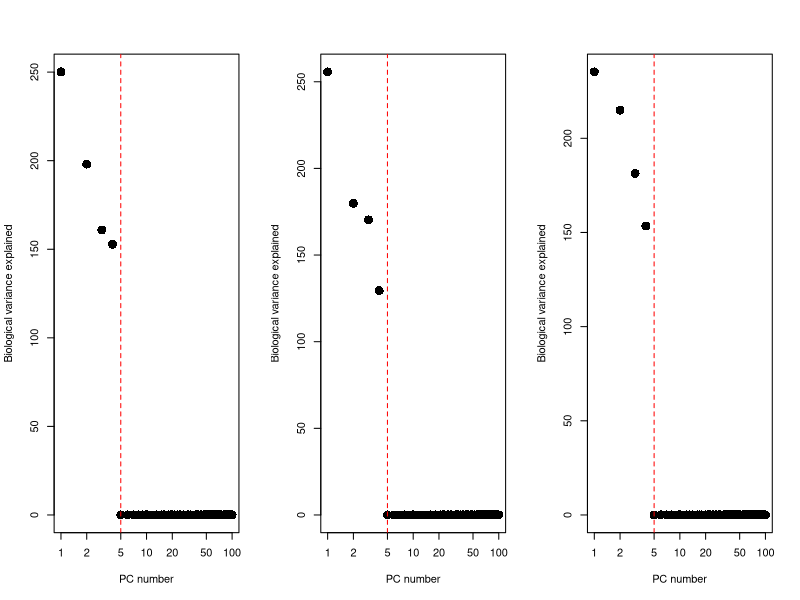
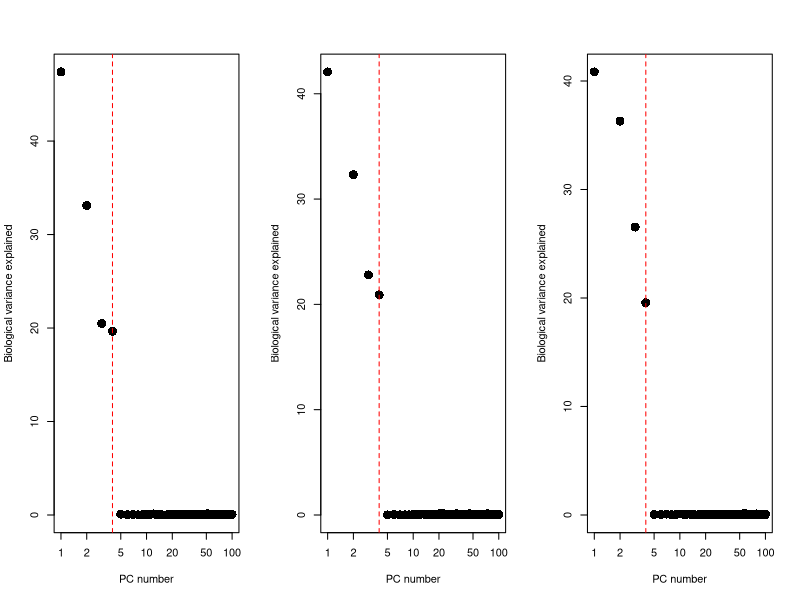
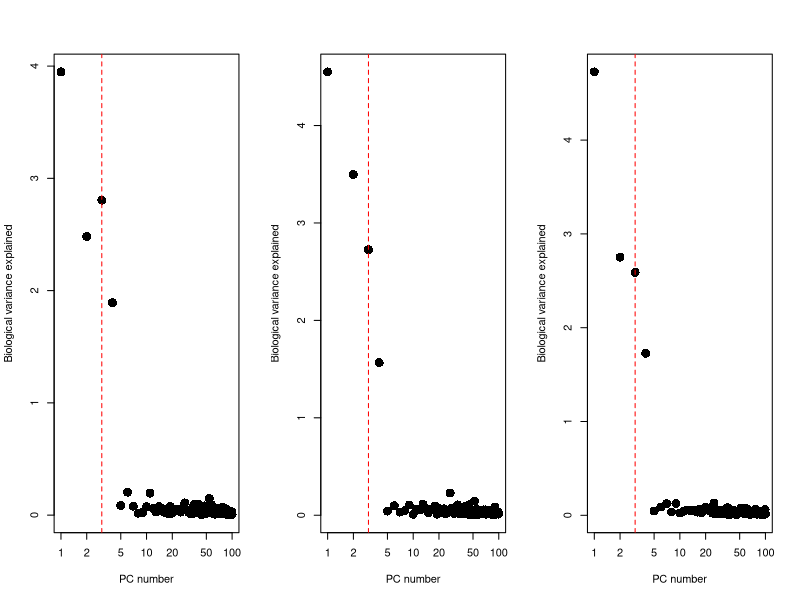
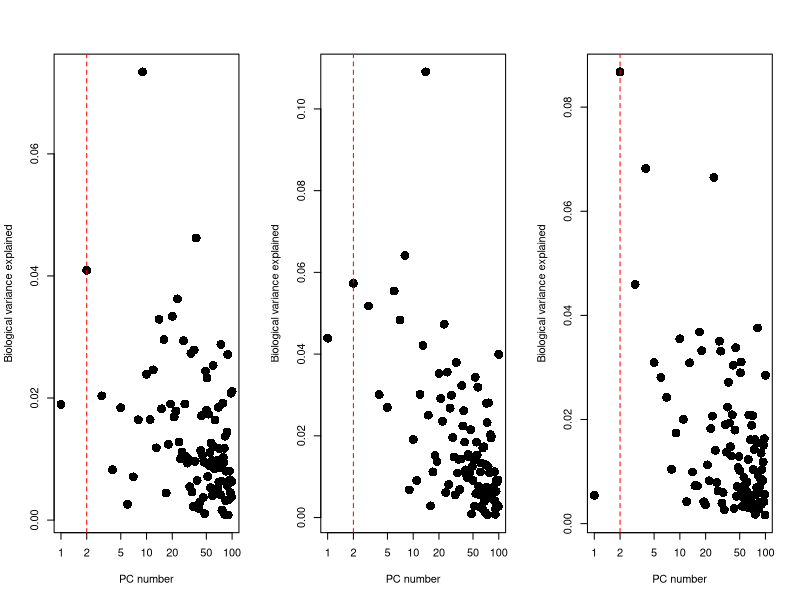
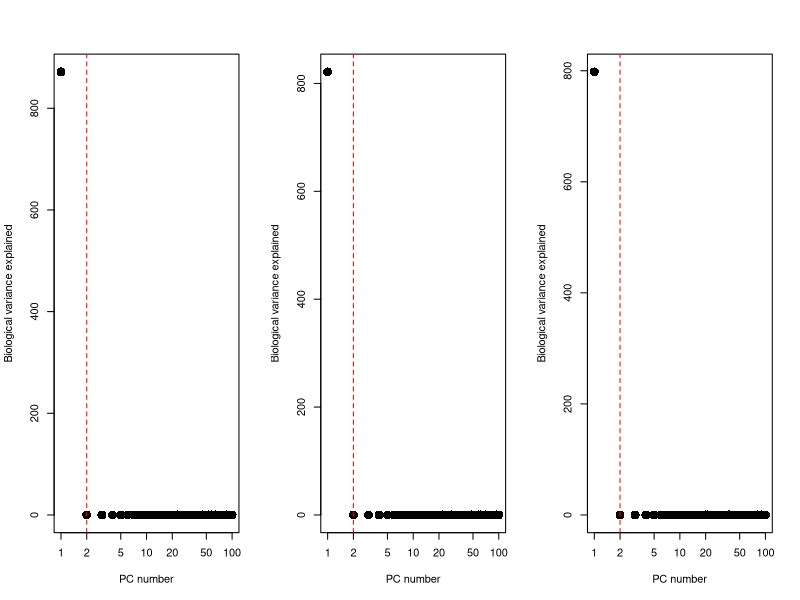
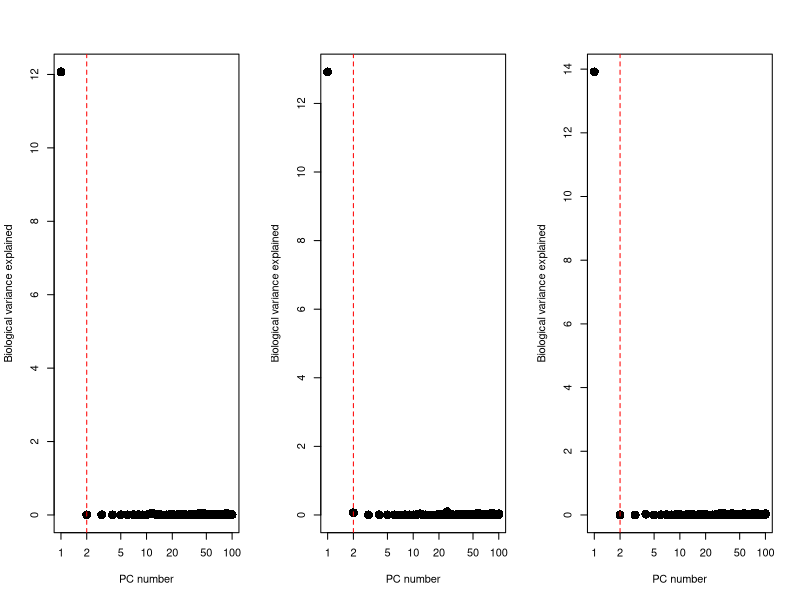
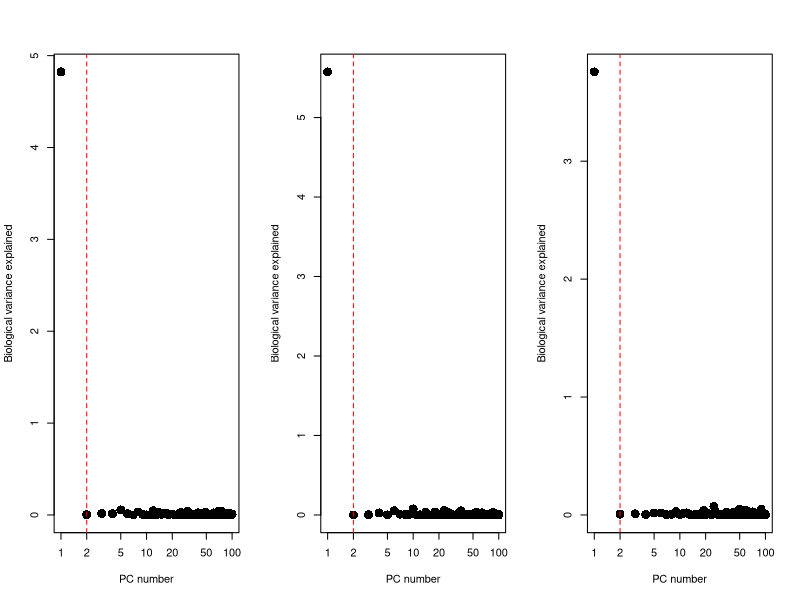
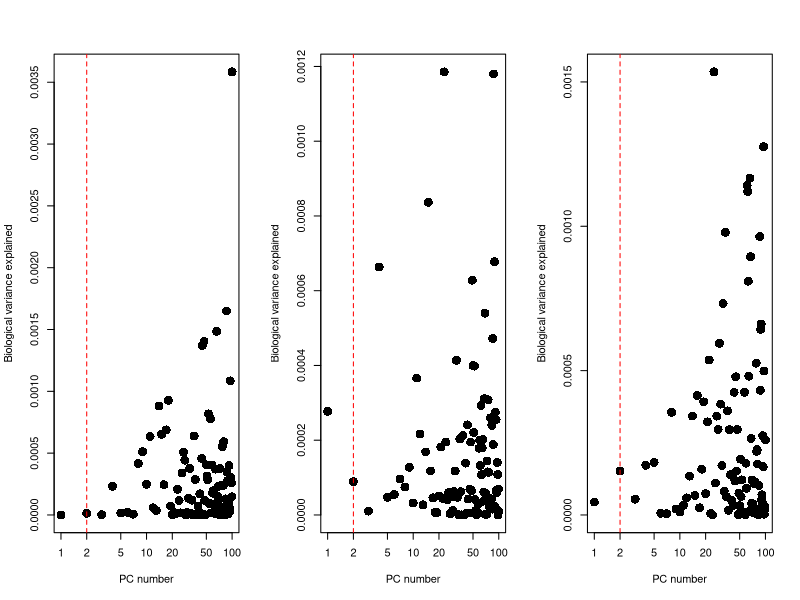

Recreate these plots in R, in order.
## ---- chunk 1
set.seed(100)
knitr::opts_chunk$set(error=FALSE, message=FALSE, warning=FALSE)
## ---- chunk 2
choosePC <- function(pca, observed, truth) {
    leftovers <- sum(apply(observed, 1, var)) - sum(apply(truth, 1, var))
    npcs <- ncol(pca$x)
    npcs - max(which(cumsum(rev(pca$sdev^2)) <= leftovers)) 
}
## ---- chunk 3
makePlot <- function(observed, truth) { 
    x <- prcomp(t(observed))  
    total.var <- sum(x$sdev^2)
    stopifnot(isTRUE(all.equal(total.var, sum(apply(observed, 1, var)))))
    stopifnot(isTRUE(all.equal(total.var, sum(apply(x$x, 2, var)))))

    blah <- t(truth- x$center) %*% x$rotation 
    plot(apply(blah, 2, var), ylab="Biological variance explained", 
        xlab="PC number", pch=16, cex=1.8, log="x")
    abline(v=choosePC(x, observed, truth)+1, col="red", lwd=1, lty=2)
}
## ---- chunk 4
ngenes <- 1000
npops <- 5
ncells <- 100
par(mfrow=c(1,3))
for (it in 1:3) {
    pops <- matrix(rnorm(npops * ngenes), ncol=npops)
    in.pop <- sample(npops, ncells, replace=TRUE)
    true.means <- pops[,in.pop,drop=FALSE]
    y <- matrix(rnorm(ngenes*ncells, mean=true.means), ncol=ncells)
    makePlot(y, true.means)
}
## ---- chunk 5
par(mfrow=c(1,3))
for (it in 1:3) { 
    pops <- matrix(rnorm(npops * ngenes), ncol=npops)
    in.pop <- sample(npops, ncells, replace=TRUE)
    true.means <- pops[,in.pop,drop=FALSE]
    true.means[201:ngenes,] <- 0 
    y <- matrix(rnorm(ngenes*ncells, mean=true.means), ncol=ncells)
    makePlot(y, true.means)
}
## ---- chunk 6
par(mfrow=c(1,3))
for (it in 1:3) { 
    pops <- matrix(rnorm(npops * ngenes), ncol=npops)
    in.pop <- sample(npops, ncells, replace=TRUE)
    true.means <- pops[,in.pop,drop=FALSE] * 0.2
    y <- matrix(rnorm(ngenes*ncells, mean=true.means), ncol=ncells)
    makePlot(y, true.means)
}
## ---- chunk 7
par(mfrow=c(1,3))
for (it in 1:3) { 
    pops <- matrix(rnorm(npops * ngenes), ncol=npops)
    in.pop <- sample(npops, ncells, replace=TRUE)
    true.means <- pops[,in.pop,drop=FALSE] * 0.2
    true.means[201:ngenes,] <- 0
    y <- matrix(rnorm(ngenes*ncells, mean=true.means), ncol=ncells)
    makePlot(y, true.means)
}
## ---- chunk 8
par(mfrow=c(1,3))
for (it in 1:3) { 
    true.means <- matrix(rnorm(ncells), nrow=ngenes, ncol=ncells, byrow=TRUE)
    y <- matrix(rnorm(ngenes*ncells, mean=true.means), ncol=ncells)
    makePlot(y, true.means)
}
## ---- chunk 9
par(mfrow=c(1,3))
for (it in 1:3) { 
    true.means <- matrix(rnorm(ncells), nrow=ngenes, ncol=ncells, byrow=TRUE)
    true.means[21:ngenes,] <- 0 
    y <- matrix(rnorm(ngenes*ncells, mean=true.means), ncol=ncells)
    makePlot(y, true.means)
}
## ---- chunk 10
par(mfrow=c(1,3))
for (it in 1:3) { 
    true.means <- matrix(rnorm(ncells), nrow=ngenes, ncol=ncells, byrow=TRUE) * 0.1
    y <- matrix(rnorm(ngenes*ncells, mean=true.means), ncol=ncells)
    makePlot(y, true.means)
}
## ---- chunk 11
par(mfrow=c(1,3))
for (it in 1:3) { 
    true.means <- matrix(rnorm(ncells), nrow=ngenes, ncol=ncells, byrow=TRUE) * 0.1
    true.means[21:ngenes,] <- 0 
    y <- matrix(rnorm(ngenes*ncells, mean=true.means), ncol=ncells)
    makePlot(y, true.means)
}
## ---- chunk 12
groupings <- factor(sample(1:2, ncells, replace=TRUE))
design <- model.matrix(~groupings)
library(limma)
y <- matrix(rnorm(ngenes*ncells), ncol=ncells)
sum(apply(y, 1, var))
r <- lm.fit(x=design, t(y))$residuals
sum(apply(r, 2, var))
## ---- chunk 13
sum(apply(r, 2, var))/sum(apply(y, 1, var))
## ---- chunk 14
pops <- matrix(rnorm(npops * ngenes), ncol=npops)
in.pop <- sample(npops, ncells, replace=TRUE)
true.means <- pops[,in.pop,drop=FALSE] 
true.means[201:ngenes,] <- 0
y <- matrix(rnorm(ngenes*ncells, mean=true.means), ncol=ncells)

par(mfrow=c(1,2))
makePlot(y, true.means)    
keep <- 1:200 # Selecting the top HVGs.
makePlot(y[keep,], true.means[keep,])
